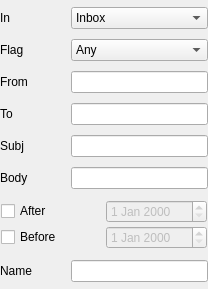
<ui version="4.0" >
 <class>SearchViewBase</class>
 <widget class="QWidget" name="SearchViewBase" >
  <property name="geometry" >
   <rect>
    <x>0</x>
    <y>0</y>
    <width>208</width>
    <height>289</height>
   </rect>
  </property>
  <property name="windowTitle" >
   <string>Search</string>
  </property>
  <layout class="QGridLayout" >
   <property name="margin" >
    <number>0</number>
   </property>
   <property name="spacing" >
    <number>0</number>
   </property>
   <item row="0" column="0" >
    <widget class="QFrame" name="searchFrame" >
     <property name="frameShape" >
      <enum>QFrame::NoFrame</enum>
     </property>
     <property name="frameShadow" >
      <enum>QFrame::Raised</enum>
     </property>
     <property name="lineWidth" >
      <number>0</number>
     </property>
     <layout class="QGridLayout" >
      <property name="margin" >
       <number>0</number>
      </property>
      <property name="spacing" >
       <number>3</number>
      </property>
      <item row="6" column="0" colspan="3" >
       <layout class="QGridLayout" >
        <property name="margin" >
         <number>1</number>
        </property>
        <property name="spacing" >
         <number>3</number>
        </property>
        <item row="0" column="1" >
         <widget class="QDateEdit" name="dateAfterButton" >
          <property name="enabled" >
           <bool>false</bool>
          </property>
         </widget>
        </item>
        <item row="1" column="0" >
         <widget class="QCheckBox" name="dateBeforeBox" >
          <property name="whatsThis" >
           <string>Include only mails before this date.</string>
          </property>
          <property name="text" >
           <string comment="Before 20th of July" >Before</string>
          </property>
         </widget>
        </item>
        <item row="1" column="1" >
         <widget class="QDateEdit" name="dateBeforeButton" >
          <property name="enabled" >
           <bool>false</bool>
          </property>
         </widget>
        </item>
        <item row="0" column="0" >
         <widget class="QCheckBox" name="dateAfterBox" >
          <property name="whatsThis" >
           <string>Include only mails after this date.</string>
          </property>
          <property name="text" >
           <string comment="e.g. After 20th of July" >After</string>
          </property>
         </widget>
        </item>
       </layout>
      </item>
      <item row="5" column="1" colspan="2" >
       <widget class="QLineEdit" name="bodyLine" >
        <property name="whatsThis" >
         <string>Input text that must occur in the body.  Bear in mind that searching the body can be very slow.</string>
        </property>
       </widget>
      </item>
      <item row="0" column="1" colspan="2" >
       <widget class="QComboBox" name="mailbox" >
        <property name="focusPolicy" >
         <enum>Qt::WheelFocus</enum>
        </property>
        <property name="whatsThis" >
         <string>Select the mailbox to search for mail in.</string>
        </property>
        <item>
         <property name="text" >
          <string>Inbox</string>
         </property>
        </item>
        <item>
         <property name="text" >
          <string>Outbox</string>
         </property>
        </item>
        <item>
         <property name="text" >
          <string>Drafts</string>
         </property>
        </item>
        <item>
         <property name="text" >
          <string>Sent</string>
         </property>
        </item>
        <item>
         <property name="text" >
          <string>Trash</string>
         </property>
        </item>
       </widget>
      </item>
      <item row="3" column="0" >
       <widget class="QLabel" name="TextLabel1_2_2_2" >
        <property name="text" >
         <string>To</string>
        </property>
       </widget>
      </item>
      <item row="1" column="0" >
       <widget class="QLabel" name="TextLabel1_2" >
        <property name="text" >
         <string>Flag</string>
        </property>
       </widget>
      </item>
      <item row="2" column="1" colspan="2" >
       <widget class="QLineEdit" name="fromLine" >
        <property name="whatsThis" >
         <string>Input text that must occur in the from field.</string>
        </property>
       </widget>
      </item>
      <item row="0" column="0" >
       <widget class="QLabel" name="TextLabel1" >
        <property name="text" >
         <string>In</string>
        </property>
       </widget>
      </item>
      <item row="7" column="0" >
       <widget class="QLabel" name="nameLabel" >
        <property name="text" >
         <string>Name</string>
        </property>
       </widget>
      </item>
      <item row="4" column="0" >
       <widget class="QLabel" name="TextLabel1_2_2_3" >
        <property name="text" >
         <string>Subj</string>
        </property>
       </widget>
      </item>
      <item row="4" column="1" colspan="2" >
       <widget class="QLineEdit" name="subjectLine" >
        <property name="whatsThis" >
         <string>Input text that must occur in the subject.</string>
        </property>
       </widget>
      </item>
      <item row="5" column="0" >
       <widget class="QLabel" name="TextLabel1_2_2_4" >
        <property name="text" >
         <string>Body</string>
        </property>
       </widget>
      </item>
      <item row="2" column="0" >
       <widget class="QLabel" name="TextLabel1_2_2" >
        <property name="text" >
         <string>From</string>
        </property>
       </widget>
      </item>
      <item row="1" column="1" colspan="2" >
       <widget class="QComboBox" name="status" >
        <property name="focusPolicy" >
         <enum>Qt::WheelFocus</enum>
        </property>
        <property name="whatsThis" >
         <string>Find mail with a matching flag.</string>
        </property>
        <item>
         <property name="text" >
          <string>Any</string>
         </property>
        </item>
        <item>
         <property name="text" >
          <string>Read</string>
         </property>
        </item>
        <item>
         <property name="text" >
          <string>Unread</string>
         </property>
        </item>
        <item>
         <property name="text" >
          <string>Replied</string>
         </property>
        </item>
       </widget>
      </item>
      <item row="3" column="1" colspan="2" >
       <widget class="QLineEdit" name="toLine" >
        <property name="whatsThis" >
         <string>Input text that must occur in the to field.</string>
        </property>
       </widget>
      </item>
      <item row="7" column="1" colspan="2" >
       <widget class="QLineEdit" name="nameLine" >
        <property name="whatsThis" >
         <string>Set the name for your query.</string>
        </property>
       </widget>
      </item>
     </layout>
    </widget>
   </item>
  </layout>
 </widget>
 <tabstops>
  <tabstop>mailbox</tabstop>
  <tabstop>status</tabstop>
  <tabstop>fromLine</tabstop>
  <tabstop>toLine</tabstop>
  <tabstop>subjectLine</tabstop>
  <tabstop>bodyLine</tabstop>
  <tabstop>dateAfterBox</tabstop>
  <tabstop>dateBeforeBox</tabstop>
  <tabstop>nameLine</tabstop>
 </tabstops>
 <resources/>
 <connections>
  <connection>
   <sender>dateAfterBox</sender>
   <signal>toggled(bool)</signal>
   <receiver>dateAfterButton</receiver>
   <slot>setEnabled(bool)</slot>
   <hints>
    <hint type="sourcelabel" >
     <x>28</x>
     <y>208</y>
    </hint>
    <hint type="destinationlabel" >
     <x>110</x>
     <y>211</y>
    </hint>
   </hints>
  </connection>
  <connection>
   <sender>dateBeforeBox</sender>
   <signal>toggled(bool)</signal>
   <receiver>dateBeforeButton</receiver>
   <slot>setEnabled(bool)</slot>
   <hints>
    <hint type="sourcelabel" >
     <x>42</x>
     <y>238</y>
    </hint>
    <hint type="destinationlabel" >
     <x>104</x>
     <y>239</y>
    </hint>
   </hints>
  </connection>
 </connections>
</ui>
